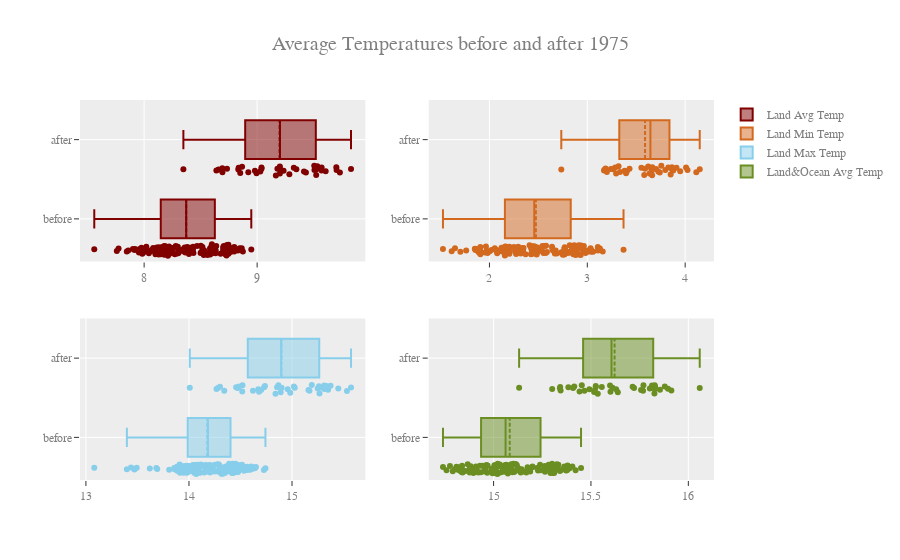

Notebook code for this chart:
### Code cell
# Change in average temperature before/after 1975

# Figure layout
fig = make_subplots(rows=2, cols=2, insets=[{'cell': (1,1), 'l': 0.7, 'b': 0.3}])
fig.update_layout(title="Average Temperatures before and after 1975",font=dict( family="Courier New, monospace", size=12,color="#7f7f7f"),
                 template = "ggplot2", title_font_size = 20, hovermode= 'closest')

# Figure data
fig.add_trace(go.Box(x = earth_data['LandAverageTemperature'], y = earth_data['turnpoint'],boxpoints = 'all',jitter = 0.3, 
                     pointpos = -1.6, marker_color = 'rgb(128, 0, 0)', boxmean = True, name = 'Land Avg Temp'),
             row = 1, col = 1)
fig.add_trace(go.Box(x = earth_data['LandMinTemperature'], y = earth_data['turnpoint'],boxpoints = 'all',jitter = 0.3, 
                     pointpos = -1.6, marker_color = 'rgb(210,105,30)', boxmean = True, name = 'Land Min Temp'),
             row = 1, col = 2)
fig.add_trace(go.Box(x = earth_data['LandMaxTemperature'], y = earth_data['turnpoint'],boxpoints = 'all',jitter = 0.3, 
                     pointpos = -1.6, marker_color = 'rgb(135,206,235)', boxmean = True, name = 'Land Max Temp'),
             row = 2, col = 1)
fig.add_trace(go.Box(x = earth_data['LandAndOceanAverageTemperature'], y = earth_data['turnpoint'], boxpoints = 'all',jitter = 0.3, 
                     pointpos = -1.6, marker_color = 'rgb(107,142,35)', boxmean = True, name = 'Land&Ocean Avg Temp'),
             row = 2, col = 2)


fig.update_traces(orientation='h')

### Figure 1 — Plotly figure (JSON) as saved in the notebook; plotly's stock layout.template omitted (floating-point values rounded to 4 significant figures; data arrays with more than 128 entries replaced by an {"elided": "..."} marker saying what was removed)
{"data": [{"boxmean": true, "boxpoints": "all", "jitter": 0.3, "marker": {"color": "rgb(128, 0, 0)"}, "name": "Land Avg Temp", "orientation": "h", "pointpos": -1.6, "type": "box", "x": {"elided": "166 float values"}, "xaxis": "x", "y": {"elided": "166 str values"}, "yaxis": "y"}, {"boxmean": true, "boxpoints": "all", "jitter": 0.3, "marker": {"color": "rgb(210,105,30)"}, "name": "Land Min Temp", "orientation": "h", "pointpos": -1.6, "type": "box", "x": {"elided": "166 float values"}, "xaxis": "x2", "y": {"elided": "166 str values"}, "yaxis": "y2"}, {"boxmean": true, "boxpoints": "all", "jitter": 0.3, "marker": {"color": "rgb(135,206,235)"}, "name": "Land Max Temp", "orientation": "h", "pointpos": -1.6, "type": "box", "x": {"elided": "166 float values"}, "xaxis": "x3", "y": {"elided": "166 str values"}, "yaxis": "y3"}, {"boxmean": true, "boxpoints": "all", "jitter": 0.3, "marker": {"color": "rgb(107,142,35)"}, "name": "Land&Ocean Avg Temp", "orientation": "h", "pointpos": -1.6, "type": "box", "x": {"elided": "166 float values"}, "xaxis": "x4", "y": {"elided": "166 str values"}, "yaxis": "y4"}], "layout": {"font": {"color": "#7f7f7f", "family": "Courier New, monospace", "size": 12}, "hovermode": "closest", "title": {"font": {"size": 20}, "text": "Average Temperatures before and after 1975"}, "xaxis": {"anchor": "y", "domain": [0, 0.45]}, "xaxis2": {"anchor": "y2", "domain": [0.55, 1]}, "xaxis3": {"anchor": "y3", "domain": [0, 0.45]}, "xaxis4": {"anchor": "y4", "domain": [0.55, 1]}, "xaxis5": {"anchor": "y5", "domain": [0.315, 0.45]}, "yaxis": {"anchor": "x", "domain": [0.575, 1]}, "yaxis2": {"anchor": "x2", "domain": [0.575, 1]}, "yaxis3": {"anchor": "x3", "domain": [0, 0.425]}, "yaxis4": {"anchor": "x4", "domain": [0, 0.425]}, "yaxis5": {"anchor": "x5", "domain": [0.7025, 1]}}}
